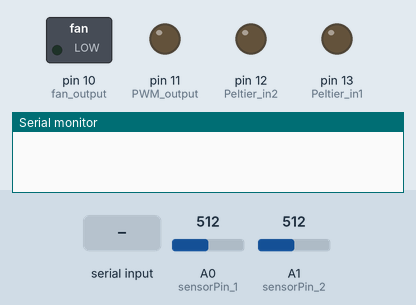
Simulated run of this sketch. Board: Arduino Uno, built with avr-gcc and run on an emulated ATmega328P. Shown: switched loads named in the sketch (green lamp = pin HIGH), output pins drawn as LEDs (lit = HIGH), the last lines printed to the serial monitor. The test bench sets the inputs (shaded band); at power-on: A0 (sensorPin_1) = 512, A1 (sensorPin_2) = 512.

Above: at 1.2 s.
1.3 s: "r" received over Serial
3.8 s: "h" received over Serial
At 6.1 s:
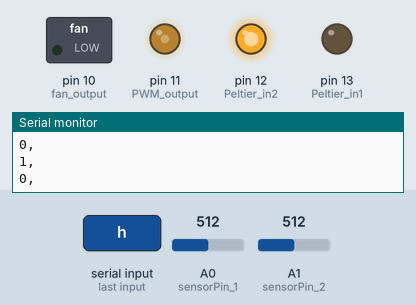
6.8 s: A0 (sensorPin_1) set to 716
At 7.1 s:
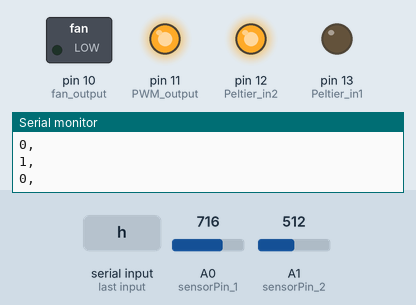
8.3 s: A1 (sensorPin_2) set to 716
At 9.3 s:
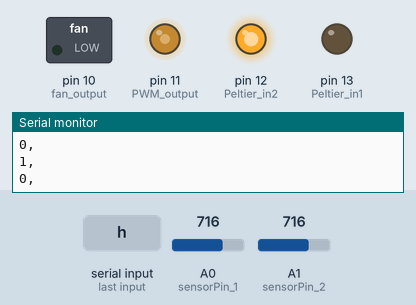
9.9 s: "c" received over Serial
At 12.6 s:
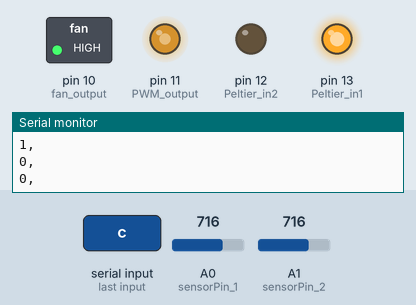
12.9 s: A1 (sensorPin_2) set to 900
Timing chart, 0 to 15.4 s (numbered marks = the images above; inputs shaded):
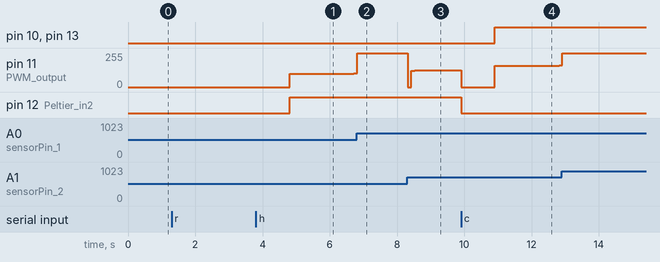

The sketch:

UnitySerial.ino
```cpp
//Arduinoの制御

//PID制御のライブラリ]
#include <PID_v1.h>
#include <math.h>

//変数設定
//PID制御関連の変数、初期設定
double Setpoint_h, Input_h, Output_h; //PID制御の目標値、入力、出力
double Setpoint_c, Input_c, Output_c; //PID制御の目標値、入力、出力
double Input;

// 温めるか冷やすかによって、PIDパラメータも別に設定しておく
//Define the aggressive and conservative Tuning Parameters
// 温める時 (kp_h=40, kp_c= 60もあり)
double aggKp_h=50, aggKi_h=0.5, aggKd_h=1;
double consKp_h=20, consKi_h=0.8, consKd_h=0.25;
// 冷やす時
double aggKp_c=80, aggKi_c=0.5, aggKd_c=1;
double consKp_c=40, consKi_c=0.8, consKd_c=0.25;

//Specify the links and initial tuning parameters
PID myPID_h(&Input_h, &Output_h, &Setpoint_h, consKp_h, consKi_h, consKd_h, DIRECT);
PID myPID_c(&Input_c, &Output_c, &Setpoint_c, consKp_c, consKi_c, consKd_c, DIRECT);


//IC温度センサ、ペルチェ制御関連の変数とかM
const int sensorPin_1 = A0;
const int sensorPin_2 = A1;

float T_1; //サーミスタ1の温度(室温)
float T_2; //サーミスタ2の温度(板の温度)

int Peltier_in1 = 13;  //Arduino デジタル信号入力
int Peltier_in2 = 12;  //Arduino デジタル信号入力
int PWM_output = 11;  //PWM制御 (アナログ入力)

//モードを表す変数
int mode;
char command;
int count_to_off = 0;

//シーン切り替えしてOKかどうか
bool OK = false;

//DCファンのPWM制御(スイッチング)のピン
const int fan_output = 10;


float calcTemperature(int sensorPin)
{
  double Vout, R, B;
  float T;

  Vout = analogRead(sensorPin) * 5.0 / 1024.0; //出力電圧を計算
  R = (5.0 * 4.7) / Vout - 4.7; //サーミスタ抵抗値を計算
  B = 3452.9 * pow(R,-0.012329); //補正係数(B1)を計算
  T = B / log(R*exp(B/(25+273.15))/10)-273.15; //サーミスタ温度を計算

  return T;
}

void setup()
{
  //ペルチェ素子制御関連の初期設定
  //温度センサからの入力を初期化
  pinMode(sensorPin_1, INPUT);
  pinMode(sensorPin_2, INPUT);
  Serial.begin(9600);
  T_1 = calcTemperature(sensorPin_1); //サーミスタ温度(T1)を計算
  T_2 = calcTemperature(sensorPin_2); //サーミスタ温度(T2)を計算

  // テスト
  /*
  Serial.print("Initialized  Temperature_1(ºC): ");
  Serial.print(T_1);
  Serial.print("  Temperature_2(ºC): ");
  Serial.println(T_2);
  */

  //ペルチェ素子への出力の初期化
  pinMode(Peltier_in1, OUTPUT);
  pinMode(Peltier_in2, OUTPUT);

  //ファンの設定
  pinMode(fan_output, OUTPUT);
  digitalWrite(fan_output, LOW);

  //モードの初期化
  mode = 0;
}

//UnityからArduinoへのデータ送信
void sendOK()
{
  //シリアル送信
  Serial.print(1);
  Serial.print(",");
  Serial.println("");
}

void sendNG()
{
  //シリアル送信
  Serial.print(0);
  Serial.print(",");
  Serial.println("");
}

void Receive()
{
  if (Serial.available()){
    char inputchar = Serial.read();

    //Unityから送られてきた文字によって動作を変える
    switch (inputchar) {
      //ペルチェ素子のPID制御
      //ペルチェ素子にかかる電圧を0にする
      case 'o':
        digitalWrite(Peltier_in1, LOW);
        digitalWrite(Peltier_in2, LOW);
        analogWrite(PWM_output, 0);
        //ファンをOFF
        digitalWrite(fan_output, LOW);
        mode = 0;
        command = 'o';
        break;

      //室温と同じ時
      case 'r':
      command = 'r';
        Input = (double)(T_2 - T_1);
        if (Input >= 0) {
          Input_c = -1 * (double)(T_2 - T_1);
          Setpoint_c = 0;
          myPID_h.SetMode(MANUAL);
          digitalWrite(Peltier_in1, LOW);
          digitalWrite(Peltier_in2, LOW);
          analogWrite(PWM_output, 0);
          delay(1000);
          digitalWrite(Peltier_in1, HIGH); //負
          digitalWrite(Peltier_in2, LOW);
          mode = 2;
          //turn the PID on
          myPID_c.SetMode(AUTOMATIC);
          //ファンをon
          digitalWrite(fan_output, HIGH);
          //Serial.println("room temperature"); //テスト
          OK = false;
          sendNG();
          break;
        }
        else {
          Input_h = (double)(T_2 - T_1);
          Setpoint_h = 0;
          myPID_c.SetMode(MANUAL);
          digitalWrite(Peltier_in1, LOW);
          digitalWrite(Peltier_in2, LOW);
          analogWrite(PWM_output, 0);
          delay(1000);
          digitalWrite(Peltier_in1, LOW);
          digitalWrite(Peltier_in2, HIGH);
          mode = 1;
          //turn the PID on
          myPID_h.SetMode(AUTOMATIC);
          //Serial.println("room temperature"); //テスト
          OK = false;
          sendNG();
          break;
        }
      //室温+2度の時
      case 'h':
        Input_h = (double)(T_2 - T_1);
        Setpoint_h = 2;
        myPID_c.SetMode(MANUAL);
        digitalWrite(Peltier_in1, LOW);
        digitalWrite(Peltier_in2, LOW);
        analogWrite(PWM_output, 0);
        delay(1000);
        digitalWrite(Peltier_in1, LOW);
        digitalWrite(Peltier_in2, HIGH);
        mode = 1;
        command = 'h';
        //turn the PID on
        myPID_h.SetMode(AUTOMATIC);
        //Serial.println("+2℃ from room temperature");  //テスト
        OK = false;
        sendNG();
        break;
      //室温-2度の時
      case 'c':
        Input_c = -1 * (double)(T_2 - T_1);
        Setpoint_c = -1 * -2;
        myPID_h.SetMode(MANUAL);
        digitalWrite(Peltier_in1, LOW);
        digitalWrite(Peltier_in2, LOW);
        analogWrite(PWM_output, 0);
        delay(1000);
        digitalWrite(Peltier_in1, HIGH); //負
        digitalWrite(Peltier_in2, LOW);
        mode = 2;
        command = 'c';
        //turn the PID on
        myPID_c.SetMode(AUTOMATIC);
        //ファンをon
        digitalWrite(fan_output, HIGH);
        //Serial.println("-2℃ from room temperature"); //テスト
        OK = false;
        sendNG();
        break;
    }
  }
}

void sendData()
{
  T_1 = calcTemperature(sensorPin_1); //サーミスタ温度(T1)を計算
  T_2 = calcTemperature(sensorPin_2); //サーミスタ温度(T2)を計算

  if (mode == 1) {
    Input_h = (double)(T_2 - T_1);
    double gap = abs(Setpoint_h - Input_h); //distance away from setpoint
    digitalWrite(Peltier_in1, LOW);
    digitalWrite(Peltier_in2, HIGH);

    if (gap < 1.5) {
      //we're close to setpoint, use conservative tuning parameters
      myPID_h.SetTunings(consKp_h, consKi_h, consKd_h);
    }
    else
    {
      //we're far from setpoint, use aggressive tuning parameters
      myPID_h.SetTunings(aggKp_h, aggKi_h, aggKd_h);
    }

    if (command == 'r' && gap < 0.3) {
      mode = 0;
    }

    myPID_h.Compute();
    analogWrite(PWM_output, Output_h);

    //目標値に近づいてきたら、ファンの回転を止める
    if (abs(Setpoint_h - Input_h) < 2) {
      digitalWrite(fan_output, LOW);
    }

    //テスト
    /*
    Serial.print("Temperature_1(ºC): ");
    Serial.print(T_1);
    Serial.print("  Temperature_2(ºC): ");
    Serial.print(T_2);
    Serial.print("  Mode : ");
    Serial.print(mode);
    Serial.print("  Current Gap : ");
    Serial.print(Setpoint_h - Input_h);
    Serial.print("  Output(V) : ");
    Serial.println(6 * Output_h / 255);
    */

    //目標値に到達したら、UnityにOKサインを送信する
    if (OK == false && (Setpoint_h - Input_h) < 0.15) {
      sendOK();
      OK = true;
    }

    //Unityからの指示が「室温(r)」の場合は、目標値に近くなったら電圧を0にする
    if (command == 'r' && gap < 1.4) {
      count_to_off += 1;
      if (count_to_off >= 3) {
        digitalWrite(Peltier_in1, LOW);
        digitalWrite(Peltier_in2, LOW);
        analogWrite(PWM_output, 0);
        //ファンをOFF
        digitalWrite(fan_output, LOW);
        mode = 0;
        count_to_off = 0;
      }
    }
  }

  else if (mode == 2) {
    Input_c = -1 * (double)(T_2 - T_1);
    double gap = abs(Setpoint_c - Input_c); //distance away from setpoint
    digitalWrite(Peltier_in1, HIGH);
    digitalWrite(Peltier_in2, LOW);

    if (gap < 1) {
      //we're close to setpoint, use conservative tuning parameters
      myPID_c.SetTunings(consKp_c, consKi_c, consKd_c);
    }
    else
    {
       //we're far from setpoint, use aggressive tuning parameters
       myPID_c.SetTunings(aggKp_c, aggKi_c, aggKd_c);
    }

    myPID_c.Compute();
    analogWrite(PWM_output, Output_c);

    //テスト
    /*
    Serial.print("Temperature_1(ºC): ");
    Serial.print(T_1);
    Serial.print("  Temperature_2(ºC): ");
    Serial.print(T_2);
    Serial.print("  Mode : ");
    Serial.print(mode);
    Serial.print("  Current Gap : ");
    Serial.print(Setpoint_c - Input_c);
    Serial.print("  Output(V) : ");
    Serial.println(6 * Output_c / 255);
    */

    //目標値に到達したら、UnityにOKサインを送信する
    if (OK == false && (Setpoint_c - Input_c) < 0.15) {
      sendOK();
      OK = true;
    }

    //Unityからの指示が「室温(r)」の場合は、目標値に近くなったら電圧を0にする
    if (command == 'r' && gap < 1.2) {
      count_to_off += 1;
      if (count_to_off >= 3) {
        digitalWrite(Peltier_in1, LOW);
        digitalWrite(Peltier_in2, LOW);
        analogWrite(PWM_output, 0);
        //ファンをOFF
        digitalWrite(fan_output, LOW);
        mode = 0;
        count_to_off = 0;
      }
    }
  }

  else if (mode == 0 && command == 'r'){
    double gap = abs(T_2 - T_1);

    //テスト
    /*
    Serial.print("Temperature_1(ºC): ");
    Serial.print(T_1);
    Serial.print("  Temperature_2(ºC): ");
    Serial.print(T_2);
    Serial.print("  Mode : ");
    Serial.print(mode);
    Serial.print("  Current Gap : ");
    Serial.print(gap);
    Serial.print("  Output(V) : ");
    Serial.println(0);
    */

    //目標値に到達したら、UnityにOKサインを送信する
    if (OK == false && gap < 0.15) {
      sendOK();
      OK = true;
    }
  }
}

void loop()
{
  Receive();
  sendData();
}
```

Measured:
- after the input at 3.8 s, pin 11 (PWM_output): 0/255 → 100/255 after 1.0 s, → 101/255 0.90 s later, → 102/255 1.0 s later; pin 12 (Peltier_in2): LOW → HIGH after 1.0 s
- after the input at 6.8 s, pin 11 (PWM_output): 102/255 → 255/255 at once
- after the input at 8.3 s, pin 11 (PWM_output): 255/255 → 0/255 at once, → 123/255 0.10 s later, → 124/255 0.10 s later, → 125/255 1.0 s later
- after the input at 9.9 s, pin 10 (fan_output), pin 13 (Peltier_in1): LOW → HIGH after 1.0 s; pin 12 (Peltier_in2): HIGH → LOW at once
